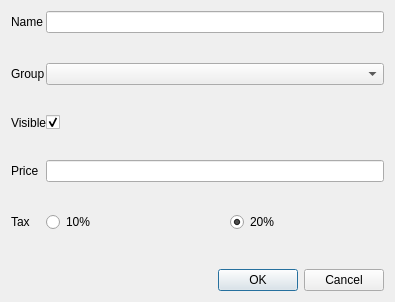
<?xml version="1.0" encoding="UTF-8"?>
<ui version="4.0">
 <author>Copyright 2010, Martin Koller</author>
 <class>ProductEdit</class>
 <widget class="QDialog" name="ProductEdit">
  <property name="geometry">
   <rect>
    <x>0</x>
    <y>0</y>
    <width>395</width>
    <height>302</height>
   </rect>
  </property>
  <property name="windowTitle">
   <string>Produkt Editieren</string>
  </property>
  <layout class="QGridLayout" name="gridLayout">
   <property name="verticalSpacing">
    <number>30</number>
   </property>
   <item row="0" column="0">
    <layout class="QFormLayout" name="formLayout">
     <property name="verticalSpacing">
      <number>30</number>
     </property>
     <item row="0" column="0">
      <widget class="QLabel" name="nameLabel">
       <property name="text">
        <string>Name</string>
       </property>
      </widget>
     </item>
     <item row="0" column="1">
      <widget class="QLineEdit" name="name"/>
     </item>
     <item row="1" column="0">
      <widget class="QLabel" name="categorieLabel">
       <property name="text">
        <string>Group</string>
       </property>
      </widget>
     </item>
     <item row="1" column="1">
      <widget class="QComboBox" name="groupComboBox"/>
     </item>
     <item row="2" column="0">
      <widget class="QLabel" name="visibleLabel">
       <property name="text">
        <string>Visible</string>
       </property>
      </widget>
     </item>
     <item row="2" column="1">
      <widget class="QCheckBox" name="visibleCheckBox">
       <property name="checked">
        <bool>true</bool>
       </property>
      </widget>
     </item>
     <item row="3" column="0">
      <widget class="QLabel" name="PriceLabel">
       <property name="text">
        <string>Price</string>
       </property>
      </widget>
     </item>
     <item row="3" column="1">
      <widget class="QLineEdit" name="price"/>
     </item>
     <item row="4" column="1">
      <layout class="QHBoxLayout" name="horizontalLayout">
       <property name="spacing">
        <number>30</number>
       </property>
       <item>
        <widget class="QRadioButton" name="tax10">
         <property name="text">
          <string>10%</string>
         </property>
        </widget>
       </item>
       <item>
        <widget class="QRadioButton" name="tax20">
         <property name="text">
          <string>20%</string>
         </property>
         <property name="checked">
          <bool>true</bool>
         </property>
        </widget>
       </item>
      </layout>
     </item>
     <item row="4" column="0">
      <widget class="QLabel" name="label">
       <property name="text">
        <string>Tax</string>
       </property>
      </widget>
     </item>
    </layout>
   </item>
   <item row="1" column="0">
    <widget class="QDialogButtonBox" name="buttonBox">
     <property name="orientation">
      <enum>Qt::Horizontal</enum>
     </property>
     <property name="standardButtons">
      <set>QDialogButtonBox::Cancel|QDialogButtonBox::Ok</set>
     </property>
    </widget>
   </item>
  </layout>
 </widget>
 <resources/>
 <connections>
  <connection>
   <sender>buttonBox</sender>
   <signal>accepted()</signal>
   <receiver>ProductEdit</receiver>
   <slot>accept()</slot>
   <hints>
    <hint type="sourcelabel">
     <x>244</x>
     <y>158</y>
    </hint>
    <hint type="destinationlabel">
     <x>157</x>
     <y>190</y>
    </hint>
   </hints>
  </connection>
  <connection>
   <sender>buttonBox</sender>
   <signal>rejected()</signal>
   <receiver>ProductEdit</receiver>
   <slot>reject()</slot>
   <hints>
    <hint type="sourcelabel">
     <x>312</x>
     <y>158</y>
    </hint>
    <hint type="destinationlabel">
     <x>286</x>
     <y>190</y>
    </hint>
   </hints>
  </connection>
 </connections>
</ui>
